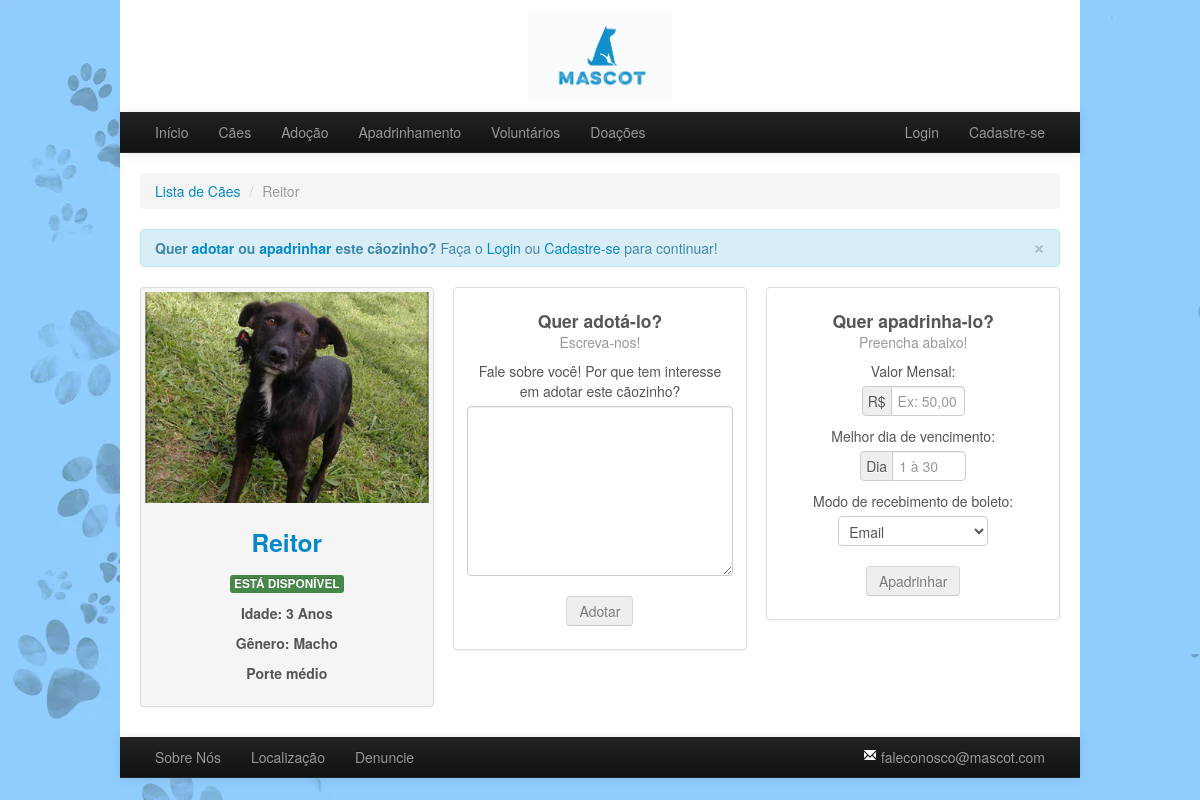
The app's page /paginas/ficha_cao.php?id=1 with its own data.
### tables this page shows
CREATE TABLE `t_cao` (
  `id_cao` int(11) NOT NULL,
  `nome` varchar(50) NOT NULL,
  `genero` varchar(10) DEFAULT NULL,
  `idade` int(2) DEFAULT NULL,
  `porte` varchar(10) DEFAULT NULL,
  `status_disponivel` bit(1) DEFAULT b'1',
  `src_imagem` varchar(255) DEFAULT NULL
);

### php_default/registro_caes.php (called while the page is built, shortened)
<?php
include ('conexao_bd.php');
$queryCaes = "select * from t_cao";
$resultCaes = mysqli_query($link, $queryCaes);
while ($row = mysqli_fetch_assoc($resultCaes)) {
    $id = $row['id_cao'];
    $nome = $row['nome'];
    $genero = $row['genero'];
    $idade = $row['idade'];
    $porte = $row['porte'];
    $status_disponivel = (bool)$row['status_disponivel'];
    $src_imagem = $row['src_imagem'];
    $cao[$id]["id_cao"] = $id;
    $cao[$id]["nome"] = $nome;
    $cao[$id]["genero"] = $genero;
    $cao[$id]["idade"] = $idade;
    $cao[$id]["porte"] = $porte;
    $cao[$id]["status_disponivel"] = $status_disponivel;
    $cao[$id]["src_imagem"] = $src_imagem;
}
function getNome_cao($id) {
    global $cao;
    return $cao[$id]["nome"];
}
function getGenero_cao($id) {
    global $cao;
    return $cao[$id]["genero"];
}
function getIdade_cao($id) {
    global $cao;
    return $cao[$id]["idade"];
}
function getPorte_cao($id) {
    global $cao;
    return $cao[$id]["porte"];
}
function getStatus_disponivel_cao($id) {
    global $cao;
    return $cao[$id]["status_disponivel"];
}
function getSrc_imagem_cao($id) {
    global $cao;
    return $cao[$id]["src_imagem"];
}

### php_default/controle_login.php (called while the page is built, shortened)
<?php
function verificaLogin() {
    return false;
}

### paginas/ficha_cao.php (the view, shortened to what this page needs)
<?php include '../php_default/controle_login.php'; ?>
<!DOCTYPE html>
<html>
    <head>
        <link href="../ferramentas_externas/bootstrap/css/bootstrap.css" rel="stylesheet" media="screen">
        <link rel="stylesheet" type="text/css" href="../css/layout_default.css" />
        <link rel="stylesheet" type="text/css" href="../css/ficha_cao.css" />
        <?php
        include('../php_default/registro_caes.php');
        if (isset($_GET['id'])) {
            $id_cao_atual = $_GET['id'];
        } else {
            header("location: lista_caes.php");
        }
        ?>
    </head>
    <body>
        <div class="container mycontainer">
            <header>
                <?php
                $linkAdocao = "adocao.php";
                $linkApadrinhamento = "apadrinhamento.php";
                include('../php_default/header_e_footer/header.php');
                ?>
            </header>
            <article>
                <ul class="breadcrumb">
                    <li><a href="lista_caes.php">Lista de Cães</a> <span class="divider">/</span></li>
                    <li class="active"><?php echo getNome_cao($id_cao_atual); ?></li>
                </ul>
                <?php
                if (!verificaLogin()) {
                    echo
                    "<div class='alert alert-info fade in'>
                        <button type='button' class='close' data-dismiss='alert'>×</button>
                        <strong>Quer <a href='".$linkAdocao."'>adotar</a> ou <a href='".$linkApadrinhamento."'>apadrinhar</a> este cãozinho?</strong> Faça o <a href='login_usuario.php' target='_BLANK'>Login</a> ou <a href='cadastro_usuario.php' target='_BLANK'>Cadastre-se</a> para continuar!
                    </div>";
                }
                ?>
                <div class="row-fluid">
                    <ul class="thumbnails">
                        <li class="span4">
                            <div class="thumbnail mythumbnail" id="ficha-cao">
                                <img src="../<?php echo getSrc_imagem_cao($id_cao_atual); ?>" class="imgCao" alt="<?php echo getNome_cao($id_cao_atual); ?>" title="<?php echo getNome_cao($id_cao_atual); ?>">
                                <div class="caption center">
                                    <h3><?php echo getNome_cao($id_cao_atual); ?></h3>
                                    <?php
                                    if (getStatus_disponivel_cao($id_cao_atual)) {
                                        echo"<p class='center'><span class='label label-success'>ESTÁ DISPONÍVEL</span></p>";
                                    } else {
                                        echo"<p class='center'><span class='label label-important'>NÃO ESTÁ DISPONÍVEL</span></p>";
                                    }
                                    ?>
                                    <p><strong>Idade: <?php echo getIdade_cao($id_cao_atual); ?> Anos</strong></p>
                                    <p><strong>Gênero: <?php echo getGenero_cao($id_cao_atual); ?></strong></p>
                                    <p><strong>Porte <?php echo getPorte_cao($id_cao_atual); ?></strong></p>
                                </div>
                            </div>
                        </li>
                        <li class="span4">
                            <div class="thumbnail mythumbnail">
                                <div class="caption center">
                                    <h4>Quer adotá-lo?<br/><small>Escreva-nos!</small></h4>
                                    <form action="../php_paginas/enviar_solicit_adocao.php" method="post" id="formAdotar">
                                        <label>Fale sobre você! Por que tem interesse em adotar este cãozinho?</label>
                                        <textarea class="input-block-level" name="mensagem" rows="8" required></textarea>
                                        <?php
                                        if (!verificaLogin() OR ! getStatus_disponivel_cao($id_cao_atual) OR $jaSolicitou) {
                                            echo "<p id='submitAdo' class='btn disabled'>Adotar</p>";
                                        } else {
                                            echo "<button id='submitAdo' type='submit' class='btn'>Adotar</button>";
                                        }
                                        ?>
                                    </form>
                                </div>
                            </div>
                        </li>
                        <li class="span4">
                            <div class="thumbnail mythumbnail">
                                <div class="caption center">
                                    <h4>Quer apadrinha-lo?<br/><small>Preencha abaixo!</small></h4>
                                    <form action="../php_paginas/enviar_apadrinhamento.php" method="post" id="formApadrinhar">
                                        <label>Valor Mensal:</label>
                                        <div class="input-prepend">
                                            <span class="add-on">R$</span>
                                            <input class="input-mini" type="text" name="valor_mensal" maxlength="7" placeholder="Ex: 50,00" required>
                                        </div>
                                        <label>Melhor dia de vencimento:</label>
                                        <div class="input-prepend">
                                            <span class="add-on">Dia</span>
                                            <input class="input-mini" type="text" name="dia_vencimento" maxlength="2" placeholder="1 à 30" required>
                                        </div>
                                        <label>Modo de recebimento de boleto:</label>
                                        <select class="input-medium" name="modo_boleto">
                                            <option value="Email">Email</option>
                                        </select>
                                        <?php
                                        if (!verificaLogin() OR ! getStatus_disponivel_cao($id_cao_atual) OR getNivel_usuario() >= 1) {
                                            echo "<p id='submitPad' class='btn disabled'>Apadrinhar</p>";
                                        } else {
                                            echo "<button id='submitPad' type='submit' class='btn'>Apadrinhar</button>";
                                        }
                                        ?>
                                    </form>
                                </div>
                            </div>
                        </li>
                    </ul>
                </div>
            </article>
            <footer>
                <?php
                include('../php_default/header_e_footer/footer.php');
                ?>
            </footer>
        </div>
    </body>
</html>

### css/layout_default.css (style rules this page uses)
body { background-image: url("../img/background-22.png"); }
.mycontainer { background-color: white; width: 960px; }
article { padding: 20px 20px; }
.center { text-align: center; }
.mythumbnail h3 { color: #0088cc; }
.imgCao { width: 284px; height: 211px; }

### css/ficha_cao.css (style rules this page uses)
#ficha-cao { background-color: #F5F5F5; }
form, .alertIn { margin-bottom: 0; }
#formApadrinhar .input-prepend { margin-bottom: 10px; }
#submitAdo { margin-top: 10px; margin-bottom: 10px; }
#submitPad { margin-bottom: 10px; }
li.span4 { margin-bottom: 0px; }

### records on screen
t_cao: nome "Reitor", src_imagem (picture), idade "3", genero "Macho", porte "médio"
